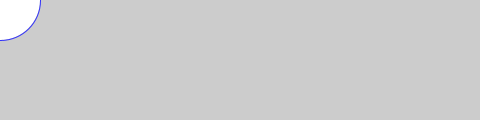
Frame 1 (no input)
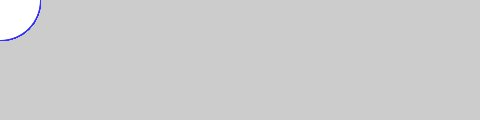
Frame 60 (the mouse pressed at the canvas centre just before this capture)
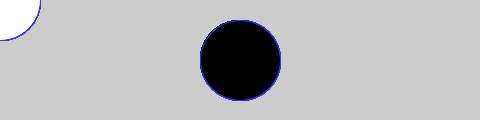
Frame 120 (the mouse held since frame 60 and released just before this capture)

The Processing sketch that drew these frames (run headless with seeded random() and noise(); from frame 60 on, the mouse is pressed at the canvas centre):

// Processing sketch: getting_started
// ── getting_started.pde
void setup() {
  size(480, 120);
}
void draw() {
  if (mousePressed) {
    fill(0);
  }else{
    fill(255);
  }
  stroke(50,50,250);
  ellipse(mouseX,mouseY,80,80);
}
